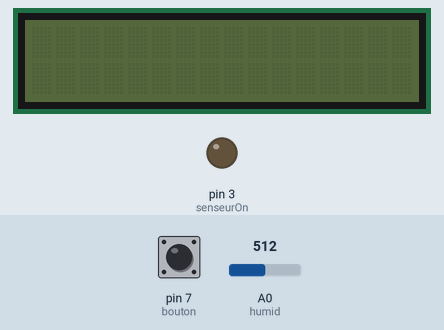
Simulated run of this sketch. Board: Arduino Uno, built with avr-gcc and run on an emulated ATmega328P. On the bench: 16×2 character LCD, output pins drawn as LEDs (lit = HIGH). The test bench sets the inputs (shaded band); at power-on: pin 7 (bouton) HIGH, A0 (humid) = 512.

Above: at 1.2 s.
1.3 s: pin 7 (bouton) pulled LOW for 0.15 s
At 1.7 s:
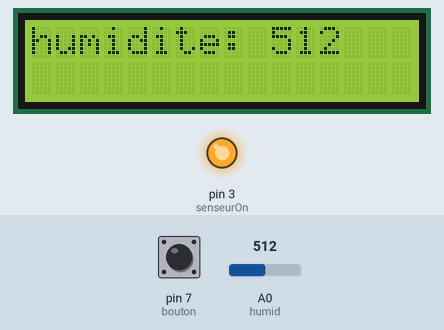
3.3 s: pin 7 (bouton) pulled LOW for 3.2 s
At 7.8 s:
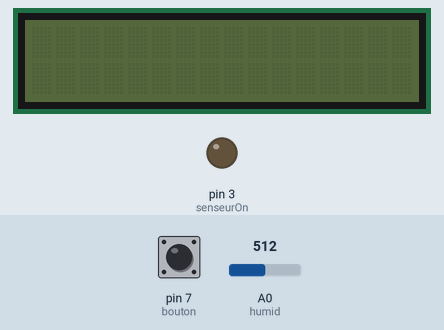
Timing chart, 0 to 9.3 s (numbered marks = the images above; inputs shaded):
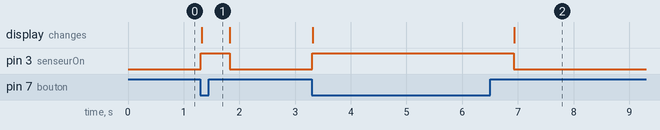

The sketch:

garduino.ino
```cpp
#include "Arduino.h"
#include <Wire.h>
#include <LiquidCrystal_I2C.h>
//The setup function is called once at startup of the sketch

LiquidCrystal_I2C lcd(0x27, 2, 1, 0, 4, 5, 6, 7, 3, POSITIVE); //creation de l'objet qui permet de communiquer avec l'ecran LCD


const int pump	=	2; //numero de la pin ou brancher la pompe
const int humid	=	0; //numero de la pin ou brancher le senseur d'humidite
const int bouton	= 7; //numero de la pin ou est connecte le bouton
const int senseurOn	= 3; //numero de la pin qui allume le senseur dhumidite

void setup()
{
// Add your initialization code here
	pinMode(bouton, INPUT_PULLUP);
	pinMode(3, OUTPUT);
	pinMode(0, INPUT);

	lcd.begin(16, 2);
	lcd.home();
	lcd.print(" Bienvenue ");
	//lcd.setCursor(1,0);
	lcd.print(" au Jarduino! ");
}

// The loop function is called in an endless loop
void loop()
{
//Add your repeated code here
	//lcd.print("hey!");
	if(!digitalRead(bouton)){
		lcd.display();
		lcd.on();
		digitalWrite(senseurOn, HIGH);
		lcd.clear();
		lcd.print("humidite: ");
		lcd.print(analogRead(humid), DEC);
		delay(500);
	}
	else{
		digitalWrite(senseurOn, LOW);
		lcd.clear();
		lcd.noDisplay();
		lcd.off();
	}

}
```

.ino.cpp
```cpp
#ifdef __IN_ECLIPSE__
//This is a automatic generated file
//Please do not modify this file
//If you touch this file your change will be overwritten during the next build
//This file has been generated on 2017-04-13 19:17:03

#include "Arduino.h"
#include "Arduino.h"
void setup() ;
void loop() ;

#include "garduino.ino"


#endif
```

Measured:
- after the input at 1.3 s, pin 3 (senseurOn): LOW → HIGH at once, → LOW 0.52 s later; the display: changes at once (image 1)
- after the input at 3.3 s, pin 3 (senseurOn): LOW → HIGH at once, → LOW 3.6 s later; the display: first changes at once (image 2 shows a later state)
